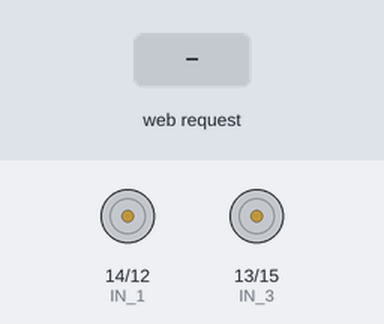
The sketch below on a simulated ESP8266 (NodeMCU). On the bench: motor-driver pin pairs drawn as motors (green arrow = first pin HIGH = forward, orange = second pin HIGH = backward, longer = more drive, scaled by the enable pin). Inputs (shaded band) come from the test bench. WiFi joins after 1.5 s; servers stay silent unless stated; what the sketch prints to the serial monitor is not drawn.

Above: at 2.7 s.
2.8 s: HTTP request GET /FL received
At 3.6 s:
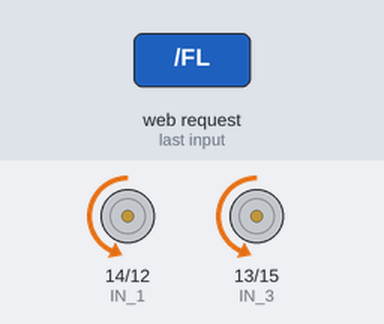
4.3 s: HTTP request GET /L2 received
At 4.8 s:
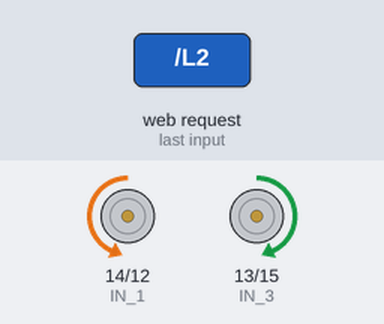
5.8 s: HTTP request GET /S2 received
At 7.0 s:
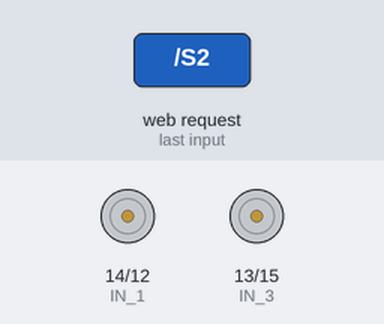
7.3 s: HTTP request GET /R2 received
At 8.3 s:
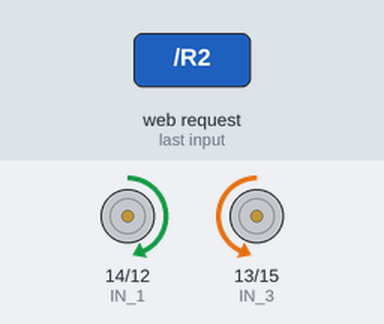
8.8 s: HTTP request GET /BL received
At 9.4 s:
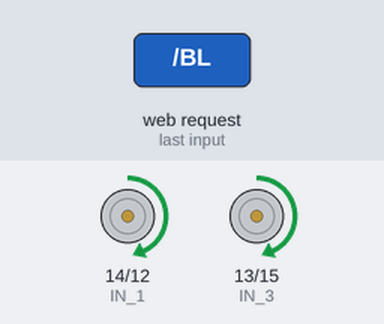
10.3 s: HTTP request GET /F2 received
At 10.6 s:
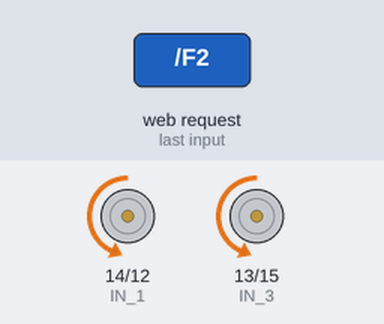
Timing chart, 0 to 12.8 s (numbered marks = the images above; inputs shaded):
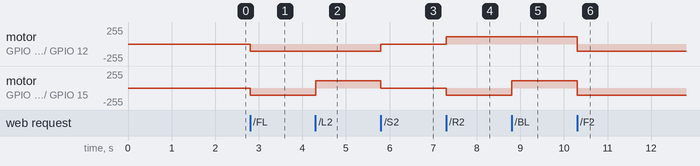

The sketch:

car1.ino
```cpp
#define ENA    5          // Enable/speed motors Right          GPIO 5(D1)
//#define ENA_2  4          // Enable/speed motors Right_2        GPIO 4(D2)
#define ENB    0          // Enable/speed motors Left           GPIO 0(D3)
//#define ENB_2  2          // Enable/speed motors Left_2         GPIO 2(D4)
#define IN_1  14          // L298N in1 motors Right             GPIO14(D5)
#define IN_2  12          // L298N in2 motors Right             GPIO12(D6)
#define IN_3  13          // L298N in3 motors Left              GPIO13(D7)
#define IN_4  15          // L298N in4 motors Left              GPIO15(D8)
#include <ESP8266WiFi.h>
#include <WiFiClient.h>
#include <ESP8266WebServer.h>
 #include <ESP8266WiFiMulti.h>   // 本程序使用ESP8266WiFiMulti库

ESP8266WiFiMulti wifiMulti;     // 建立ESP8266WiFiMulti对象,对象名称是'wifiMulti'
/* Wifi ssid and pwd */
//const char *ssid = "千户";
//const char *password = "13307023186";

/* your car speed */
int speedCar = 450;         // 0 - 1023.
int speedInterval = 90;     //速度间隔
int speedTrun = 1.5;        //转弯系数

ESP8266WebServer server(80);
String webPage = "";
 void wifi_con(){
  //wifiMulti.addAP("TP666666", "qwe123456789");  // 这三条语句通过调用函数addAP来记录3个不同的WiFi网络信息。
  wifiMulti.addAP("千户", "13307023186"); // 这3个WiFi网络名称分别是taichi-maker, taichi-maker2, taichi-maker3。
  //wifiMulti.addAP("taichi-maker3", "13572468"); // 这3个网络的密码分别是123456789，87654321，13572468。
                                                // 此处WiFi信息只是示例，请在使用时将需要连接的WiFi信息填入相应位置。
                                                // 另外这里只存储了3个WiFi信息，您可以存储更多的WiFi信息在此处。

  Serial.println("Connecting ...");         // 通过串口监视器输出信息告知用户NodeMCU正在尝试连接WiFi
  int i = 0;
  while (wifiMulti.run() != WL_CONNECTED) {  // 此处的wifiMulti.run()是重点。通过wifiMulti.run()，NodeMCU将会在当前
    delay(1000);                             // 环境中搜索addAP函数所存储的WiFi。如果搜到多个存储的WiFi那么NodeMCU
    Serial.print('.');                       // 将会连接信号最强的那一个WiFi信号。
  }                                           // 一旦连接WiFI成功，wifiMulti.run()将会返回“WL_CONNECTED”。这也是
                                              // 此处while循环判断是否跳出循环的条件。


  Serial.println('\n');                     // WiFi连接成功后
  Serial.print("Connected to ");            // NodeMCU将通过串口监视器输出。
  Serial.println(WiFi.SSID());              // 连接的WiFI名称
  Serial.print("IP address:\t");            // 以及
  Serial.println(WiFi.localIP());           // NodeMCU的IP地址
}
/* 192.168.4.1 */
void handleRoot() {
  server.send(200, "text/html", "<h1>You are connected</h1>");
}

void setup() {
  wifi_con();
  webPage += "<div align=\"center\"><h1>ESP8266 CAR</h1>";
  webPage += "<a href=\"FL\"><button style=\"height:200px;width:200px\"><font size=\"20\">FL</font></button></a>";
  webPage += "<a href=\"F2\"><button style=\"height:200px;width:200px\"><font size=\"20\">FW</font></button></a>";
  webPage += "<a href=\"FR\"><button style=\"height:200px;width:200px\"><font size=\"20\">FR</font></button></a><br>";
  webPage += "<a href=\"L2\"><button style=\"height:200px;width:200px\"><font size=\"20\">LT</font></button></a>";
  webPage += "<a href=\"S2\"><button style=\"height:200px;width:200px\"><font size=\"20\">ST</font></button></a>";
  webPage += "<a href=\"R2\"><button style=\"height:200px;width:200px\"><font size=\"20\">RT</font></button></a><br>";
  webPage += "<a href=\"BL\"><button style=\"height:200px;width:200px\"><font size=\"20\">BL</font></button></a>";
  webPage += "<a href=\"B2\"><button style=\"height:200px;width:200px\"><font size=\"20\">BC</font></button></a>";
  webPage += "<a href=\"BR\"><button style=\"height:200px;width:200px\"><font size=\"20\">BR</font></button></a></div>";
  webPage += "<div align=\"center\"><h1>SPEED CHANGE</h1>";
  webPage += "<a href=\"SE1\"><button style=\"height:200px;width:200px\"><font size=\"20\">1</font></button></a>";
  webPage += "<a href=\"SE2\"><button style=\"height:200px;width:200px\"><font size=\"20\">2</font></button></a>";
  webPage += "<a href=\"SE3\"><button style=\"height:200px;width:200px\"><font size=\"20\">3</font></button></a><br>";
  webPage += "<a href=\"SE4\"><button style=\"height:200px;width:200px\"><font size=\"20\">4</font></button></a>";
  webPage += "<a href=\"SE5\"><button style=\"height:200px;width:200px\"><font size=\"20\">5</font></button></a>";
  webPage += "<a href=\"SE6\"><button style=\"height:200px;width:200px\"><font size=\"20\">6</font></button></a><br>";
  webPage += "<a href=\"SE7\"><button style=\"height:200px;width:200px\"><font size=\"20\">7</font></button></a>";
  webPage += "<a href=\"SE8\"><button style=\"height:200px;width:200px\"><font size=\"20\">8</font></button></a>";
  webPage += "<a href=\"SE9\"><button style=\"height:200px;width:200px\"><font size=\"20\">9</font></button></a>";

  // preparing GPIOs
  pinMode(ENA, OUTPUT);
  //digitalWrite(ENA, 1);
  pinMode(ENB, OUTPUT);
  //digitalWrite(ENB, 1);
  pinMode(IN_1, OUTPUT);
  // digitalWrite(IN_1, 0);
  pinMode(IN_2, OUTPUT);
  // digitalWrite(IN_2, 0);
  pinMode(IN_3, OUTPUT);
  // digitalWrite(IN_3, 0);
  pinMode(IN_4, OUTPUT);
  // digitalWrite(IN_4, 0);

  Serial.begin(115200);
  //WiFi.softAP(ssid, password);
 //Serial.println(WiFi.SSID());              // 连接的WiFI名称
  //Serial.print("IP address:\t");            // 以及
  //Serial.println(WiFi.localIP());           // NodeMCU的IP地址
  server.on("/", []() {
    server.send(200, "text/html", webPage);
  });
  server.on("/FL", []() {
    server.send(200, "text/html", webPage);
    FL();
  });
  server.on("/F2", []() {
    server.send(200, "text/html", webPage);
    F2();
  });
  server.on("/FR", []() {
    server.send(200, "text/html", webPage);
    FR();
  });
  server.on("/L2", []() {
    server.send(200, "text/html", webPage);
    L2();
  });
  server.on("/S2", []() {
    server.send(200, "text/html", webPage);
    S2();
  });
  server.on("/R2", []() {
    server.send(200, "text/html", webPage);
    R2();
  });
  server.on("/BL", []() {
    server.send(200, "text/html", webPage);
    BL();
  });
  server.on("/B2", []() {
    server.send(200, "text/html", webPage);
    B2();
  });
  server.on("/BR", []() {
    server.send(200, "text/html", webPage);
    BR();
  });

  server.on("/SE1", []() {
    server.send(200, "text/html", webPage);
    CS(1);
  });
  server.on("/SE2", []() {
    server.send(200, "text/html", webPage);
    CS(2);
  });
  server.on("/SE3", []() {
    server.send(200, "text/html", webPage);
    CS(3);
  });
  server.on("/SE4", []() {
    server.send(200, "text/html", webPage);
    CS(4);
  });
  server.on("/SE5", []() {
    server.send(200, "text/html", webPage);
    CS(5);
  });
  server.on("/SE6", []() {
    server.send(200, "text/html", webPage);
    CS(6);
  });
  server.on("/SE7", []() {
    server.send(200, "text/html", webPage);
    CS(7);
  });
  server.on("/SE8", []() {
    server.send(200, "text/html", webPage);
    CS(8);
  });
  server.on("/SE9", []() {
    server.send(200, "text/html", webPage);
    CS (9);
  });

  server.begin();
  Serial.println("HTTP server started");
  Serial.println(WiFi.SSID());              // 连接的WiFI名称
  Serial.print("IP address:\t");            // 以及
  Serial.println(WiFi.localIP());           // NodeMCU的IP地址
}

/*******************************************/
void FL() {
  analogWrite(ENA, speedCar);
  analogWrite(ENB, speedCar / speedTrun);
  digitalWrite(IN_1, 0);
  digitalWrite(IN_2, 1);

  digitalWrite(IN_3, 0);
  digitalWrite(IN_4, 1);
}

void F2() {
  analogWrite(ENA, speedCar);
  analogWrite(ENB, speedCar);
  digitalWrite(IN_1, 0);
  digitalWrite(IN_2, 1);

  digitalWrite(IN_3, 0);
  digitalWrite(IN_4, 1);

}

void FR() {
  analogWrite(ENA, speedCar / speedTrun);
  analogWrite(ENB, speedCar);
  digitalWrite(IN_1, 0);
  digitalWrite(IN_2, 1);

  digitalWrite(IN_3, 0);
  digitalWrite(IN_4, 1);
}

void L2() {
  analogWrite(ENA, speedCar);
  analogWrite(ENB, speedCar);
  digitalWrite(IN_1, 0);
  digitalWrite(IN_2, 1);

  digitalWrite(IN_3, 1);
  digitalWrite(IN_4, 0);
}

void S2() {
  digitalWrite(IN_1, 0);
  digitalWrite(IN_2, 0);
  digitalWrite(IN_3, 0);
  digitalWrite(IN_4, 0);
}

void R2() {
  analogWrite(ENA, speedCar);
  analogWrite(ENB, speedCar);
  digitalWrite(IN_1, 1);
  digitalWrite(IN_2, 0);

  digitalWrite(IN_3, 0);
  digitalWrite(IN_4, 1);
}

void BL() {
  analogWrite(ENA, speedCar);
  analogWrite(ENB, speedCar / speedTrun);
  digitalWrite(IN_1, 1);
  digitalWrite(IN_2, 0);

  digitalWrite(IN_3, 1);
  digitalWrite(IN_4, 0);
}

void B2() {
  analogWrite(ENA, speedCar);
  analogWrite(ENB, speedCar);
  digitalWrite(IN_1, 1);
  digitalWrite(IN_2, 0);

  digitalWrite(IN_3, 1);
  digitalWrite(IN_4, 0);
}

void BR() {
  analogWrite(ENA, speedCar / speedTrun);
  analogWrite(ENB, speedCar);
  digitalWrite(IN_1, 1);
  digitalWrite(IN_2, 0);

  digitalWrite(IN_3, 1);
  digitalWrite(IN_4, 0);
}

void CS(int NUM) {
  speedCar = 1023 - (9 - NUM) * speedInterval;
  analogWrite(ENA, speedCar);
  analogWrite(ENB, speedCar);
}

/*******************************************/

void loop() {
  server.handleClient();

}
```

Measured:
- after the input at 2.8 s, motor on GPIO 14 (IN_1) / GPIO 12 (IN_2), motor on GPIO 13 (IN_3) / GPIO 15 (IN_4): stopped → backward 112/255 at once
- after the input at 4.3 s, motor on GPIO 13 (IN_3) / GPIO 15 (IN_4): backward 112/255 → forward 112/255 at once
- after the input at 5.8 s, motor on GPIO 14 (IN_1) / GPIO 12 (IN_2): backward 112/255 → stopped at once; motor on GPIO 13 (IN_3) / GPIO 15 (IN_4): forward 112/255 → stopped at once
- after the input at 7.3 s, motor on GPIO 14 (IN_1) / GPIO 12 (IN_2): stopped → forward 112/255 at once; motor on GPIO 13 (IN_3) / GPIO 15 (IN_4): stopped → backward 112/255 at once
- after the input at 8.8 s, motor on GPIO 13 (IN_3) / GPIO 15 (IN_4): backward 112/255 → forward 112/255 at once
- after the input at 10.3 s, motor on GPIO 14 (IN_1) / GPIO 12 (IN_2), motor on GPIO 13 (IN_3) / GPIO 15 (IN_4): forward 112/255 → backward 112/255 at once
